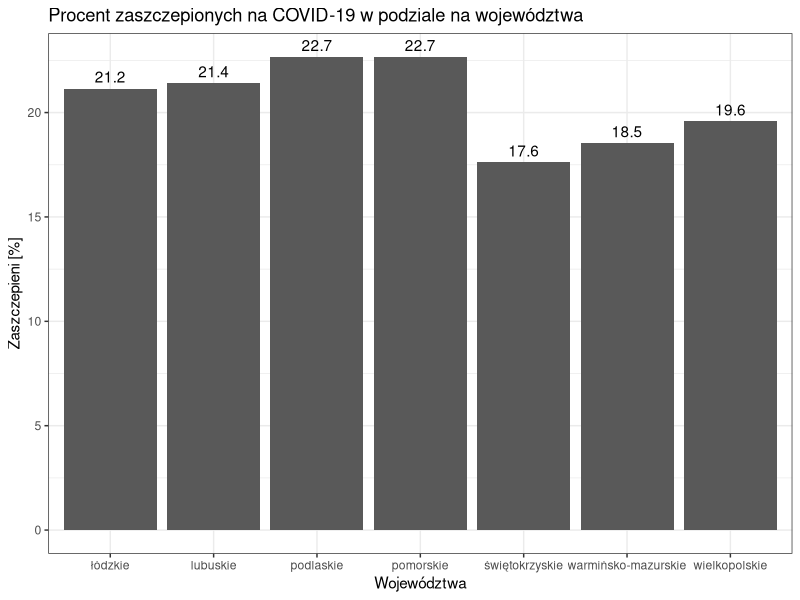
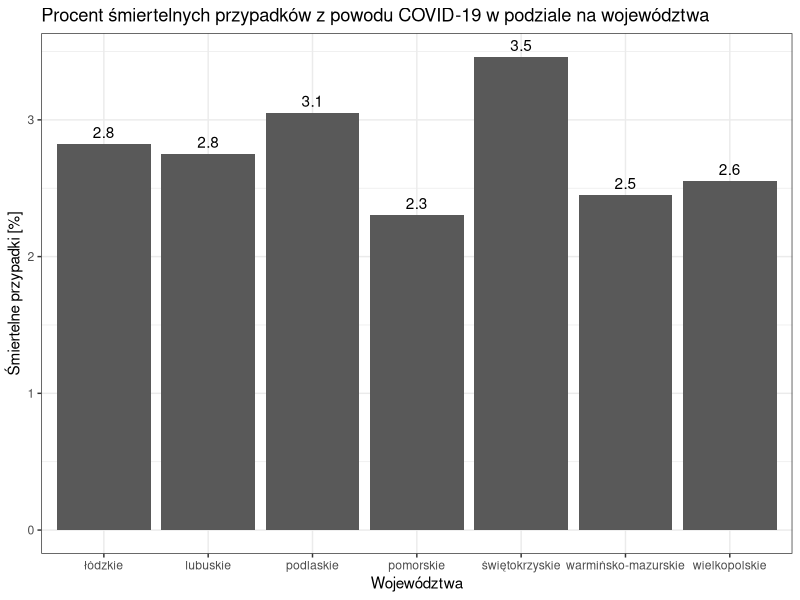

These charts were generated, in order, by the following R code:
## ---- chunk 1
knitr::opts_chunk$set(echo = FALSE)

library(dplyr)
library(tibble)
library(ggplot2)

regions <- c('warmińsko-mazurskie', 'podlaskie', 'łódzkie', 'świętokrzyskie', 'pomorskie', 'lubuskie', 'wielkopolskie')

population <- c(1422737, 1178353, 2454779, 1233961, 2343928, 1011592, 3498733)
vaccinations <- c(263721, 267059, 519258, 217296, 531317, 216534, 684786)
cases <- c(121787, 69806, 179791, 72909, 192160, 73969, 285208)
deaths <- c(2985, 2131, 5075, 2523, 4429, 2036, 7281)


covid_df <- data.frame(population, vaccinations, cases, deaths)
rownames(covid_df) <- regions

print(covid_df)
## ---- chunk 2
ggplot(covid_df, aes(x = regions, y = vaccinations * 100 / population)) +
    theme_bw() +
    geom_bar(stat = "identity") +
    geom_text(aes(label = sprintf("%.1f", vaccinations * 100 / population), y = vaccinations * 100 / population), vjust = -0.5) +
    labs(
        title = "Procent zaszczepionych na COVID-19 w podziale na województwa",
        x = "Województwa",
        y = "Zaszczepieni [%]"
    )
## ---- chunk 3
covid_df <- covid_df %>% mutate(probability_for_vaccinations = population / sum(population))

print(covid_df)
## ---- chunk 4
chisq.test(covid_df$vaccinations, p=covid_df$probability_for_vaccinations)
## ---- chunk 5
ggplot(covid_df, aes(x = regions, y = deaths * 100 / cases)) +
    theme_bw() +
    geom_bar(stat = "identity") +
    geom_text(aes(label = sprintf("%.1f", deaths * 100 / cases), y = deaths * 100 / cases), vjust = -0.5) +
    labs(
        title = "Procent śmiertelnych przypadków z powodu COVID-19 w podziale na województwa",
        x = "Województwa",
        y = "Śmiertelne przypadki [%]"
    )
## ---- chunk 6
covid_df <- covid_df %>% mutate(probability_for_deaths = cases / sum(cases))

print(covid_df)
## ---- chunk 7
chisq.test(covid_df$deaths, p=covid_df$probability_for_deaths)
## ---- chunk 8

pairwise.prop.test(covid_df$vaccinations, covid_df$population)

## ---- chunk 9
pairwise.prop.test(covid_df$deaths, covid_df$cases)
